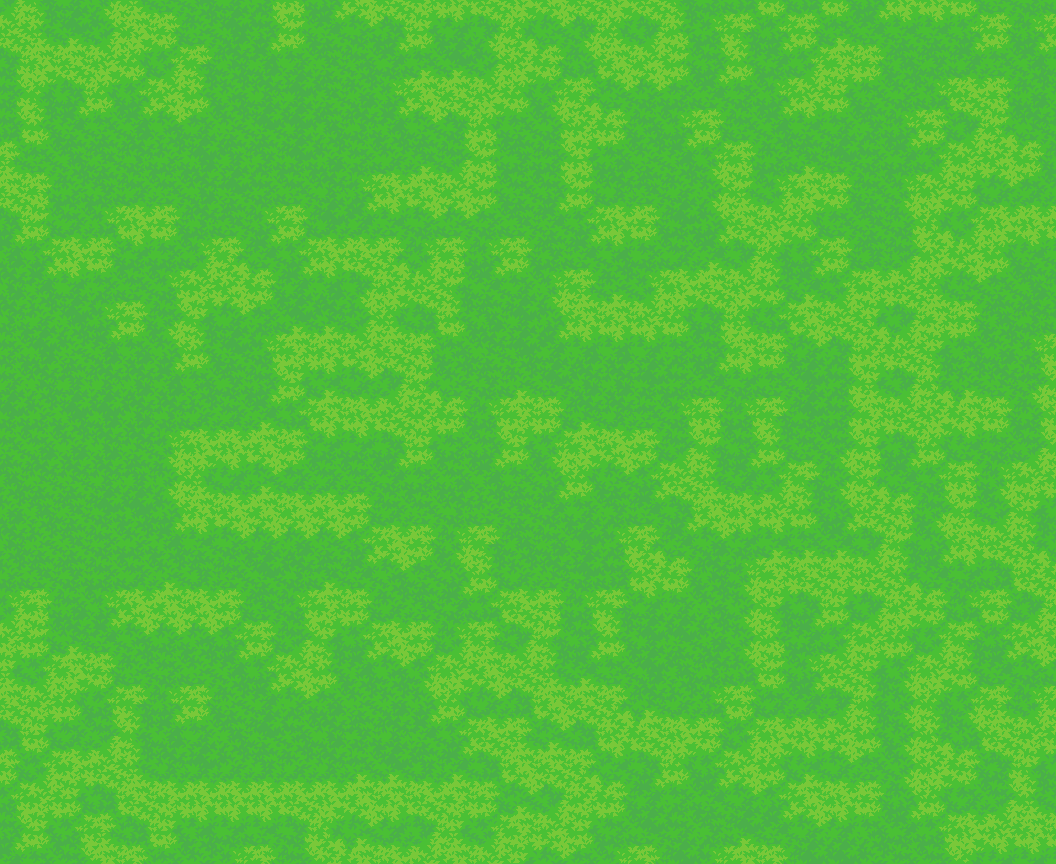

Rendered tile map (Tiled .tmx) drawn with the repository's tilesets; below, a short description and the map source with its tile grids summarised:
An orthogonal 33x27 tile map with 32x32 px tiles, 3 tile layers (blabla, holes, 3432432), 20 tilesets and 9 objects (portal).

<map version="1.10" tiledversion="1.10.2" orientation="orthogonal" renderorder="right-down" width="33" height="27" tilewidth="32" tileheight="32" infinite="0" nextlayerid="7" nextobjectid="106">
 <tileset firstgid="1" source="Terrain - Ancient Ruins.tsx" />
 <tileset firstgid="2210" source="hole1.tsx" />
 <tileset firstgid="2450" source="Tileset-Terrain-old prison.tsx" />
 <tileset firstgid="6935" source="Atlas-PropsAncient.tsx" />
 <tileset firstgid="9435" source="vertical-wooden door - opening animation.tsx" />
 <tileset firstgid="9443" source="horizontal-wooden door - opening animation.tsx" />
 <tileset firstgid="9452" source="hole3.tsx" />
 <tileset firstgid="9692" source="ogr.tsx" />
 <tileset firstgid="9708" source="goblin.tsx" />
 <tileset firstgid="9719" source="Pot.tsx" />
 <tileset firstgid="9732" source="Assassin like enemy - all animations.tsx" />
 <tileset firstgid="9828" source="orc mage - with hand fx-hurt.tsx" />
 <tileset firstgid="9835" source="moose1-347x192.tsx" />
 <tileset firstgid="9985" source="orc melee - anims-idle to walk transition.tsx" />
 <tileset firstgid="9987" source="Skeleton 1 - animations-walk.tsx" />
 <tileset firstgid="9995" source="Human.tsx" />
 <tileset firstgid="10065" source="bossScelet.tsx" />
 <tileset firstgid="10073" source="Tileset-Terrain-new grass.tsx" />
 <tileset firstgid="14033" source="Stone-224x192.tsx" />
 <tileset firstgid="14118" source="training.tsx" />
 <layer id="2" name="blabla" width="33" height="27">
  <data>[891 cells, 891 non-empty, 27 distinct tile ids]</data>
 </layer>
 <layer id="1" name="holes" width="33" height="27">
  <data>[891 cells, 0 non-empty, 0 distinct tile ids]</data>
 </layer>
 <layer id="3" name="3432432" width="33" height="27">
  <data>[891 cells, 0 non-empty, 0 distinct tile ids]</data>
 </layer>
 <objectgroup id="4" name="obb">
  <object id="1" x="10" y="32" width="1034" height="822" />
  <object id="99" gid="9708" x="120" y="241" width="160" height="128">
   <properties>
    <property name="citizen" value="1" />
   </properties>
  </object>
  <object id="100" gid="9987" x="780" y="291" width="220" height="220">
   <properties>
    <property name="citizen" value="1" />
   </properties>
  </object>
  <object id="101" gid="9692" x="57" y="827" width="256" height="224">
   <properties>
    <property name="citizen" value="1" />
   </properties>
  </object>
  <object id="102" gid="14033" x="806.667" y="846.667" width="224" height="192">
   <properties>
    <property name="citizen" value="1" />
   </properties>
  </object>
  <object id="103" gid="14118" x="426" y="614" width="128" height="128" />
  <object id="104" gid="14118" x="770" y="508" width="128" height="128" />
  <object id="105" gid="14118" x="510" y="383" width="128" height="128" />
 </objectgroup>
 <objectgroup id="5" name="sad">
  <object id="27" name="portal" x="672" y="706.242" width="130.667" height="15.5152">
   <properties>
    <property name="tar" value="1777,3095" />
    <property name="wrld" value="topLeftVillage" />
   </properties>
  </object>
 </objectgroup>
 <objectgroup id="6" name="e" />
</map>
